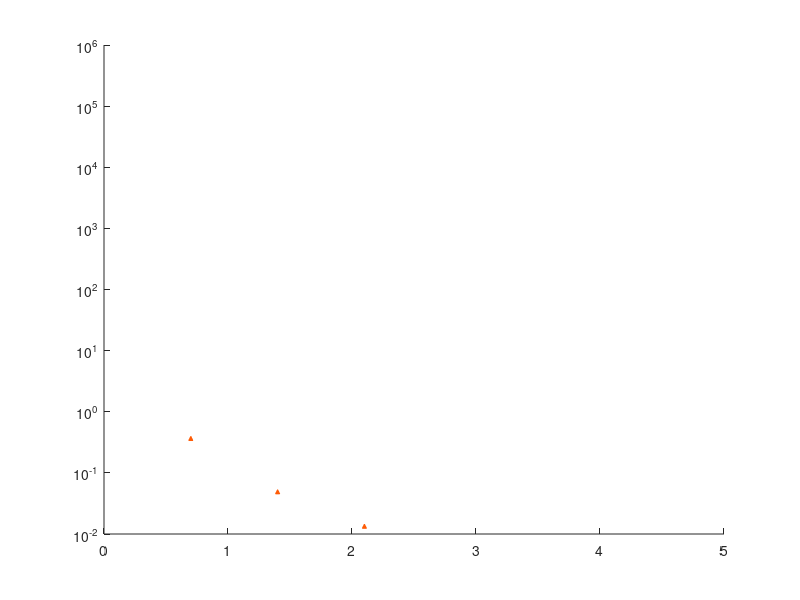

MATLAB code for this plot: (Note: this script raises an error after producing the figure.)
function oes_scaling_cum

t1 = 3/7;
data1 = [1 142; 2 71; 3 8; 4 3];

t2 = 10/7;
data2 = [1 111; 2 109; 3 35; 4 15; 5 4; 6 2];

t3 = 3;
data3 = [1 140; 2 79; 3 38; 4 25; 5 11; 6 4; 7 1; 8 1; 11 1];

t4 = 6;
data4 = [1 73; 2 60; 3 44; 4 26; 5 22; 6 10; 7 3; 8 4; 10 2; 11 4; 13 2; 14 1; 20 1; 28 1];

t5 = 12;
data5 = [1 87; 2 87; 3 50; 4 52; 5 26; 6 24; 7 14; 8 8; 9 9; 10 8; 11 6; 12 7; 13 4; 14 3; 15 3; 16 2; 17 2; 20 2; 22 1; 26 1; 29 1];

t6 = 26;
data6 = [1 40; 2 59; 3 43; 4 18; 5 27; 6 23; 7 16; 8 12; 9 14; 10 10; 11 11; 12 5; 13 8; 14 7; 15 6; 16 3; 17 4; 18 3; 19 3; 20 4; 21 1; 22 2; 23 1; 24 3; 25 4; 27 1; 30 1; 33 1; 34 1; 35 5; 36 1; 37 2; 39 1; 50 2; 56 1; 85 1; 90 1];

t7 = 52;
data7 = [1 12; 2 18; 3 15; 4 14; 5 6; 6 11; 7 8; 8 6; 9 9; 10 9; 11 3; 12 4; 13 4; 14 2; 15 4; 16 4; 17 2; 18 4; 19 2; 20 2; 21 3; 22 4; 23 1; 24 5; 26 2; 27 4; 28 3; 29 1; 30 3; 31 3; 32 3; 33 2; 34 4; 35 2; 36 1; 37 1; 38 1; 40 1; 41 1; 42 1; 43 1; 44 1; 45 1; 47 2; 48 1; 49 1; 54 1; 55 3; 58 1; 60 2; 62 1; 63 1; 70 2; 75 1; 80 1; 85 1; 96 1; 110 1; 130 1; 140 1; 175 1];

ts = [t1 t2 t3 t4 t5 t6 t7];
data = {data1 data2 data3 data4 data5 data6 data7};
av = zeros(size(ts));
tot = zeros(size(ts));
for i = 1:numel(ts)
    tot(i) = sum(data{i}(:,2));
    av(i) = dot(data{i}(:,1), data{i}(:,2) / tot(i));
end

lambda = 0.7676;
r = 0.1926;
rho = 0.5164;
gamma = lambda * rho / (1-rho);
tau = rho / (r * lambda);

fh = figure;
gh = newplot(fh);
colours = [
 0.996078, 0.360784, 0.027451;
%  0.996078, 0.988235, 0.0352941;
 0.541176, 0.713725, 0.027451;
 0.145098, 0.435294, 0.384314;
 0.00784314, 0.509804, 0.929412;
 0.152941, 0.113725, 0.490196;
 0.470588, 0.262745, 0.584314;
 0.890196, 0.0117647, 0.490196;
 0.905882, 0.027451, 0.129412
];
set(gh, 'NextPlot', 'add');
set(gh, 'XLim', [0 5], 'YLim', [1e-2 1e6], 'YScale', 'log');
for i = 1:numel(ts);
    lh = plot(gh, data{i}(:,1) / av(i), (1 - cumsum(data{i}(:,2)) / tot(i)) .* (10^(i-1)), '^', 'MarkerEdgeColor', colours(i,:), 'MarkerFaceColor', colours(i,:), 'MarkerSize', 3);
%     ah = get(lh, 'Annotation');
%     leh = get(ah, 'LegendInformation');
%     set(leh, 'IconDisplayStyle', 'off');
    ps = condPb2(exact_pops(lambda, r, lambda * rho / (1-rho), ts(i), floor(10*ts(i))+1));
    tav = dot(0:(numel(ps)-1), ps);
    plot(gh, (0:(numel(ps)-1)) / tav, (1 - cumsum(ps)) .* (10^(i-1)), '-', 'Color', colours(i,:));
    drawnow;
end
plot(gh, linspace(0,5,50), exp(-linspace(0,5,50)) .* 10^6, '-', 'Color', 'black', 'LineWidth', 1);

set(gh, 'YTickLabel', {'', '', '3 days', ...
    '10 days', ...
    '3 weeks', ...
    '6 weeks', ...
    '3 months', ...
    '6 months', ...
    '1 year'});
xlabel(gh, 'scaled clone size', 'FontName', 'Times', 'FontSize', 8);
set(gh, 'FontName', 'Times', 'FontSize', 8);

set(fh, 'PaperUnits', 'inches');
w = 4; h = 5;
set(fh, 'PaperSize', [w h]);
set(fh, 'PaperPosition', [0 0 w h]);

set(fh, 'Color', 'white');

print(fh, '-dpdf', 'oes-scaling-cum-b');

end
